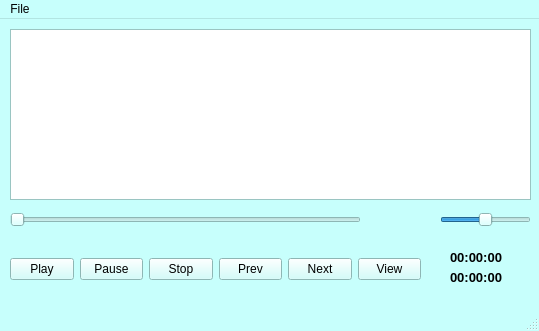
<?xml version="1.0" encoding="UTF-8"?>
<ui version="4.0">
 <class>MainWindow</class>
 <widget class="QMainWindow" name="MainWindow">
  <property name="geometry">
   <rect>
    <x>0</x>
    <y>0</y>
    <width>539</width>
    <height>331</height>
   </rect>
  </property>
  <property name="sizePolicy">
   <sizepolicy hsizetype="Fixed" vsizetype="Fixed">
    <horstretch>0</horstretch>
    <verstretch>0</verstretch>
   </sizepolicy>
  </property>
  <property name="palette">
   <palette>
    <active>
     <colorrole role="WindowText">
      <brush brushstyle="SolidPattern">
       <color alpha="255">
        <red>0</red>
        <green>0</green>
        <blue>0</blue>
       </color>
      </brush>
     </colorrole>
     <colorrole role="Button">
      <brush brushstyle="SolidPattern">
       <color alpha="255">
        <red>199</red>
        <green>255</green>
        <blue>252</blue>
       </color>
      </brush>
     </colorrole>
     <colorrole role="Light">
      <brush brushstyle="SolidPattern">
       <color alpha="255">
        <red>255</red>
        <green>255</green>
        <blue>255</blue>
       </color>
      </brush>
     </colorrole>
     <colorrole role="Midlight">
      <brush brushstyle="SolidPattern">
       <color alpha="255">
        <red>227</red>
        <green>255</green>
        <blue>253</blue>
       </color>
      </brush>
     </colorrole>
     <colorrole role="Dark">
      <brush brushstyle="SolidPattern">
       <color alpha="255">
        <red>99</red>
        <green>127</green>
        <blue>126</blue>
       </color>
      </brush>
     </colorrole>
     <colorrole role="Mid">
      <brush brushstyle="SolidPattern">
       <color alpha="255">
        <red>133</red>
        <green>170</green>
        <blue>168</blue>
       </color>
      </brush>
     </colorrole>
     <colorrole role="Text">
      <brush brushstyle="SolidPattern">
       <color alpha="255">
        <red>0</red>
        <green>0</green>
        <blue>0</blue>
       </color>
      </brush>
     </colorrole>
     <colorrole role="BrightText">
      <brush brushstyle="SolidPattern">
       <color alpha="255">
        <red>255</red>
        <green>255</green>
        <blue>255</blue>
       </color>
      </brush>
     </colorrole>
     <colorrole role="ButtonText">
      <brush brushstyle="SolidPattern">
       <color alpha="255">
        <red>0</red>
        <green>0</green>
        <blue>0</blue>
       </color>
      </brush>
     </colorrole>
     <colorrole role="Base">
      <brush brushstyle="SolidPattern">
       <color alpha="255">
        <red>255</red>
        <green>255</green>
        <blue>255</blue>
       </color>
      </brush>
     </colorrole>
     <colorrole role="Window">
      <brush brushstyle="SolidPattern">
       <color alpha="255">
        <red>199</red>
        <green>255</green>
        <blue>252</blue>
       </color>
      </brush>
     </colorrole>
     <colorrole role="Shadow">
      <brush brushstyle="SolidPattern">
       <color alpha="255">
        <red>0</red>
        <green>0</green>
        <blue>0</blue>
       </color>
      </brush>
     </colorrole>
     <colorrole role="AlternateBase">
      <brush brushstyle="SolidPattern">
       <color alpha="255">
        <red>227</red>
        <green>255</green>
        <blue>253</blue>
       </color>
      </brush>
     </colorrole>
     <colorrole role="ToolTipBase">
      <brush brushstyle="SolidPattern">
       <color alpha="255">
        <red>255</red>
        <green>255</green>
        <blue>220</blue>
       </color>
      </brush>
     </colorrole>
     <colorrole role="ToolTipText">
      <brush brushstyle="SolidPattern">
       <color alpha="255">
        <red>0</red>
        <green>0</green>
        <blue>0</blue>
       </color>
      </brush>
     </colorrole>
    </active>
    <inactive>
     <colorrole role="WindowText">
      <brush brushstyle="SolidPattern">
       <color alpha="255">
        <red>0</red>
        <green>0</green>
        <blue>0</blue>
       </color>
      </brush>
     </colorrole>
     <colorrole role="Button">
      <brush brushstyle="SolidPattern">
       <color alpha="255">
        <red>199</red>
        <green>255</green>
        <blue>252</blue>
       </color>
      </brush>
     </colorrole>
     <colorrole role="Light">
      <brush brushstyle="SolidPattern">
       <color alpha="255">
        <red>255</red>
        <green>255</green>
        <blue>255</blue>
       </color>
      </brush>
     </colorrole>
     <colorrole role="Midlight">
      <brush brushstyle="SolidPattern">
       <color alpha="255">
        <red>227</red>
        <green>255</green>
        <blue>253</blue>
       </color>
      </brush>
     </colorrole>
     <colorrole role="Dark">
      <brush brushstyle="SolidPattern">
       <color alpha="255">
        <red>99</red>
        <green>127</green>
        <blue>126</blue>
       </color>
      </brush>
     </colorrole>
     <colorrole role="Mid">
      <brush brushstyle="SolidPattern">
       <color alpha="255">
        <red>133</red>
        <green>170</green>
        <blue>168</blue>
       </color>
      </brush>
     </colorrole>
     <colorrole role="Text">
      <brush brushstyle="SolidPattern">
       <color alpha="255">
        <red>0</red>
        <green>0</green>
        <blue>0</blue>
       </color>
      </brush>
     </colorrole>
     <colorrole role="BrightText">
      <brush brushstyle="SolidPattern">
       <color alpha="255">
        <red>255</red>
        <green>255</green>
        <blue>255</blue>
       </color>
      </brush>
     </colorrole>
     <colorrole role="ButtonText">
      <brush brushstyle="SolidPattern">
       <color alpha="255">
        <red>0</red>
        <green>0</green>
        <blue>0</blue>
       </color>
      </brush>
     </colorrole>
     <colorrole role="Base">
      <brush brushstyle="SolidPattern">
       <color alpha="255">
        <red>255</red>
        <green>255</green>
        <blue>255</blue>
       </color>
      </brush>
     </colorrole>
     <colorrole role="Window">
      <brush brushstyle="SolidPattern">
       <color alpha="255">
        <red>199</red>
        <green>255</green>
        <blue>252</blue>
       </color>
      </brush>
     </colorrole>
     <colorrole role="Shadow">
      <brush brushstyle="SolidPattern">
       <color alpha="255">
        <red>0</red>
        <green>0</green>
        <blue>0</blue>
       </color>
      </brush>
     </colorrole>
     <colorrole role="AlternateBase">
      <brush brushstyle="SolidPattern">
       <color alpha="255">
        <red>227</red>
        <green>255</green>
        <blue>253</blue>
       </color>
      </brush>
     </colorrole>
     <colorrole role="ToolTipBase">
      <brush brushstyle="SolidPattern">
       <color alpha="255">
        <red>255</red>
        <green>255</green>
        <blue>220</blue>
       </color>
      </brush>
     </colorrole>
     <colorrole role="ToolTipText">
      <brush brushstyle="SolidPattern">
       <color alpha="255">
        <red>0</red>
        <green>0</green>
        <blue>0</blue>
       </color>
      </brush>
     </colorrole>
    </inactive>
    <disabled>
     <colorrole role="WindowText">
      <brush brushstyle="SolidPattern">
       <color alpha="255">
        <red>99</red>
        <green>127</green>
        <blue>126</blue>
       </color>
      </brush>
     </colorrole>
     <colorrole role="Button">
      <brush brushstyle="SolidPattern">
       <color alpha="255">
        <red>199</red>
        <green>255</green>
        <blue>252</blue>
       </color>
      </brush>
     </colorrole>
     <colorrole role="Light">
      <brush brushstyle="SolidPattern">
       <color alpha="255">
        <red>255</red>
        <green>255</green>
        <blue>255</blue>
       </color>
      </brush>
     </colorrole>
     <colorrole role="Midlight">
      <brush brushstyle="SolidPattern">
       <color alpha="255">
        <red>227</red>
        <green>255</green>
        <blue>253</blue>
       </color>
      </brush>
     </colorrole>
     <colorrole role="Dark">
      <brush brushstyle="SolidPattern">
       <color alpha="255">
        <red>99</red>
        <green>127</green>
        <blue>126</blue>
       </color>
      </brush>
     </colorrole>
     <colorrole role="Mid">
      <brush brushstyle="SolidPattern">
       <color alpha="255">
        <red>133</red>
        <green>170</green>
        <blue>168</blue>
       </color>
      </brush>
     </colorrole>
     <colorrole role="Text">
      <brush brushstyle="SolidPattern">
       <color alpha="255">
        <red>99</red>
        <green>127</green>
        <blue>126</blue>
       </color>
      </brush>
     </colorrole>
     <colorrole role="BrightText">
      <brush brushstyle="SolidPattern">
       <color alpha="255">
        <red>255</red>
        <green>255</green>
        <blue>255</blue>
       </color>
      </brush>
     </colorrole>
     <colorrole role="ButtonText">
      <brush brushstyle="SolidPattern">
       <color alpha="255">
        <red>99</red>
        <green>127</green>
        <blue>126</blue>
       </color>
      </brush>
     </colorrole>
     <colorrole role="Base">
      <brush brushstyle="SolidPattern">
       <color alpha="255">
        <red>199</red>
        <green>255</green>
        <blue>252</blue>
       </color>
      </brush>
     </colorrole>
     <colorrole role="Window">
      <brush brushstyle="SolidPattern">
       <color alpha="255">
        <red>199</red>
        <green>255</green>
        <blue>252</blue>
       </color>
      </brush>
     </colorrole>
     <colorrole role="Shadow">
      <brush brushstyle="SolidPattern">
       <color alpha="255">
        <red>0</red>
        <green>0</green>
        <blue>0</blue>
       </color>
      </brush>
     </colorrole>
     <colorrole role="AlternateBase">
      <brush brushstyle="SolidPattern">
       <color alpha="255">
        <red>199</red>
        <green>255</green>
        <blue>252</blue>
       </color>
      </brush>
     </colorrole>
     <colorrole role="ToolTipBase">
      <brush brushstyle="SolidPattern">
       <color alpha="255">
        <red>255</red>
        <green>255</green>
        <blue>220</blue>
       </color>
      </brush>
     </colorrole>
     <colorrole role="ToolTipText">
      <brush brushstyle="SolidPattern">
       <color alpha="255">
        <red>0</red>
        <green>0</green>
        <blue>0</blue>
       </color>
      </brush>
     </colorrole>
    </disabled>
   </palette>
  </property>
  <property name="windowTitle">
   <string>MainWindow</string>
  </property>
  <widget class="QWidget" name="centralwidget">
   <property name="sizePolicy">
    <sizepolicy hsizetype="Fixed" vsizetype="Fixed">
     <horstretch>0</horstretch>
     <verstretch>0</verstretch>
    </sizepolicy>
   </property>
   <widget class="QWidget" name="horizontalLayoutWidget">
    <property name="geometry">
     <rect>
      <x>10</x>
      <y>220</y>
      <width>411</width>
      <height>61</height>
     </rect>
    </property>
    <layout class="QHBoxLayout" name="horizontalLayout">
     <item>
      <widget class="QPushButton" name="playButton">
       <property name="text">
        <string>Play</string>
       </property>
      </widget>
     </item>
     <item>
      <widget class="QPushButton" name="pauseButton">
       <property name="text">
        <string>Pause</string>
       </property>
       <property name="checkable">
        <bool>true</bool>
       </property>
      </widget>
     </item>
     <item>
      <widget class="QPushButton" name="stopButton">
       <property name="text">
        <string>Stop</string>
       </property>
      </widget>
     </item>
     <item>
      <widget class="QPushButton" name="prevButton">
       <property name="text">
        <string>Prev</string>
       </property>
      </widget>
     </item>
     <item>
      <widget class="QPushButton" name="nextButton">
       <property name="text">
        <string>Next</string>
       </property>
      </widget>
     </item>
     <item>
      <widget class="QPushButton" name="viewButton">
       <property name="text">
        <string>View</string>
       </property>
       <property name="checkable">
        <bool>true</bool>
       </property>
      </widget>
     </item>
    </layout>
   </widget>
   <widget class="QLabel" name="totalTime">
    <property name="geometry">
     <rect>
      <x>450</x>
      <y>250</y>
      <width>71</width>
      <height>16</height>
     </rect>
    </property>
    <property name="font">
     <font>
      <pointsize>10</pointsize>
      <weight>75</weight>
      <bold>true</bold>
     </font>
    </property>
    <property name="text">
     <string>00:00:00</string>
    </property>
   </widget>
   <widget class="QLabel" name="currentTime">
    <property name="geometry">
     <rect>
      <x>450</x>
      <y>230</y>
      <width>81</width>
      <height>16</height>
     </rect>
    </property>
    <property name="font">
     <font>
      <pointsize>10</pointsize>
      <weight>75</weight>
      <bold>true</bold>
     </font>
    </property>
    <property name="text">
     <string>00:00:00</string>
    </property>
   </widget>
   <widget class="QSlider" name="volumeSlider">
    <property name="geometry">
     <rect>
      <x>440</x>
      <y>190</y>
      <width>91</width>
      <height>22</height>
     </rect>
    </property>
    <property name="minimum">
     <number>1</number>
    </property>
    <property name="maximum">
     <number>100</number>
    </property>
    <property name="value">
     <number>50</number>
    </property>
    <property name="orientation">
     <enum>Qt::Horizontal</enum>
    </property>
   </widget>
   <widget class="QListView" name="playlistView">
    <property name="geometry">
     <rect>
      <x>10</x>
      <y>10</y>
      <width>521</width>
      <height>171</height>
     </rect>
    </property>
    <property name="sizePolicy">
     <sizepolicy hsizetype="Maximum" vsizetype="Expanding">
      <horstretch>1</horstretch>
      <verstretch>1</verstretch>
     </sizepolicy>
    </property>
    <property name="minimumSize">
     <size>
      <width>511</width>
      <height>171</height>
     </size>
    </property>
    <property name="wordWrap">
     <bool>true</bool>
    </property>
   </widget>
   <widget class="QSlider" name="timeSlider">
    <property name="geometry">
     <rect>
      <x>10</x>
      <y>190</y>
      <width>351</width>
      <height>22</height>
     </rect>
    </property>
    <property name="font">
     <font>
      <weight>75</weight>
      <bold>true</bold>
     </font>
    </property>
    <property name="mouseTracking">
     <bool>false</bool>
    </property>
    <property name="tabletTracking">
     <bool>false</bool>
    </property>
    <property name="focusPolicy">
     <enum>Qt::WheelFocus</enum>
    </property>
    <property name="acceptDrops">
     <bool>false</bool>
    </property>
    <property name="toolTip">
     <string/>
    </property>
    <property name="toolTipDuration">
     <number>-1</number>
    </property>
    <property name="autoFillBackground">
     <bool>true</bool>
    </property>
    <property name="inputMethodHints">
     <set>Qt::ImhNone</set>
    </property>
    <property name="minimum">
     <number>1</number>
    </property>
    <property name="maximum">
     <number>100</number>
    </property>
    <property name="sliderPosition">
     <number>1</number>
    </property>
    <property name="orientation">
     <enum>Qt::Horizontal</enum>
    </property>
    <property name="invertedAppearance">
     <bool>false</bool>
    </property>
    <property name="invertedControls">
     <bool>false</bool>
    </property>
    <property name="tickPosition">
     <enum>QSlider::NoTicks</enum>
    </property>
    <property name="tickInterval">
     <number>0</number>
    </property>
   </widget>
  </widget>
  <widget class="QMenuBar" name="menubar">
   <property name="geometry">
    <rect>
     <x>0</x>
     <y>0</y>
     <width>539</width>
     <height>25</height>
    </rect>
   </property>
   <widget class="QMenu" name="menuOpen_File">
    <property name="title">
     <string>File</string>
    </property>
    <addaction name="actionOpen_Video_File"/>
    <addaction name="separator"/>
    <addaction name="actionExit"/>
    <addaction name="separator"/>
   </widget>
   <addaction name="menuOpen_File"/>
  </widget>
  <widget class="QStatusBar" name="statusbar"/>
  <action name="actionOpen_Video_File">
   <property name="text">
    <string>Open</string>
   </property>
  </action>
  <action name="action">
   <property name="enabled">
    <bool>false</bool>
   </property>
   <property name="text">
    <string>---------</string>
   </property>
  </action>
  <action name="actionExit">
   <property name="text">
    <string>EXIT</string>
   </property>
  </action>
 </widget>
 <resources/>
 <connections/>
</ui>
